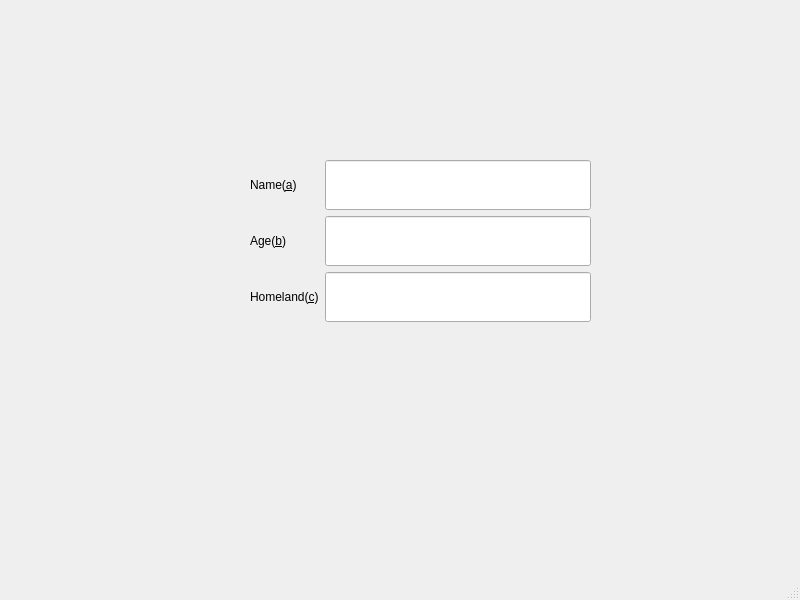
<?xml version="1.0" encoding="UTF-8"?>
<ui version="4.0">
 <class>MainWindow</class>
 <widget class="QMainWindow" name="MainWindow">
  <property name="geometry">
   <rect>
    <x>0</x>
    <y>0</y>
    <width>800</width>
    <height>600</height>
   </rect>
  </property>
  <property name="windowTitle">
   <string>MainWindow</string>
  </property>
  <widget class="QWidget" name="centralwidget">
   <widget class="QWidget" name="layoutWidget">
    <property name="geometry">
     <rect>
      <x>250</x>
      <y>160</y>
      <width>341</width>
      <height>171</height>
     </rect>
    </property>
    <layout class="QFormLayout" name="formLayout">
     <item row="0" column="1">
      <widget class="QLineEdit" name="lineEdit">
       <property name="sizePolicy">
        <sizepolicy hsizetype="Expanding" vsizetype="Fixed">
         <horstretch>2</horstretch>
         <verstretch>0</verstretch>
        </sizepolicy>
       </property>
       <property name="minimumSize">
        <size>
         <width>0</width>
         <height>50</height>
        </size>
       </property>
      </widget>
     </item>
     <item row="1" column="1">
      <widget class="QLineEdit" name="lineEdit_2">
       <property name="minimumSize">
        <size>
         <width>0</width>
         <height>50</height>
        </size>
       </property>
      </widget>
     </item>
     <item row="2" column="1">
      <widget class="QLineEdit" name="lineEdit_3">
       <property name="minimumSize">
        <size>
         <width>0</width>
         <height>50</height>
        </size>
       </property>
      </widget>
     </item>
     <item row="0" column="0">
      <widget class="QLabel" name="label">
       <property name="minimumSize">
        <size>
         <width>0</width>
         <height>50</height>
        </size>
       </property>
       <property name="text">
        <string>Name(&amp;a)</string>
       </property>
       <property name="buddy">
        <cstring>lineEdit</cstring>
       </property>
      </widget>
     </item>
     <item row="1" column="0">
      <widget class="QLabel" name="label_2">
       <property name="minimumSize">
        <size>
         <width>0</width>
         <height>50</height>
        </size>
       </property>
       <property name="text">
        <string>Age(&amp;b)</string>
       </property>
       <property name="buddy">
        <cstring>lineEdit_2</cstring>
       </property>
      </widget>
     </item>
     <item row="2" column="0">
      <widget class="QLabel" name="label_4">
       <property name="minimumSize">
        <size>
         <width>0</width>
         <height>50</height>
        </size>
       </property>
       <property name="text">
        <string>Homeland(&amp;c)</string>
       </property>
       <property name="buddy">
        <cstring>lineEdit_3</cstring>
       </property>
      </widget>
     </item>
    </layout>
   </widget>
  </widget>
  <widget class="QMenuBar" name="menubar">
   <property name="geometry">
    <rect>
     <x>0</x>
     <y>0</y>
     <width>800</width>
     <height>23</height>
    </rect>
   </property>
  </widget>
  <widget class="QStatusBar" name="statusbar"/>
 </widget>
 <tabstops>
  <tabstop>lineEdit</tabstop>
  <tabstop>lineEdit_2</tabstop>
  <tabstop>lineEdit_3</tabstop>
 </tabstops>
 <resources/>
 <connections/>
</ui>
